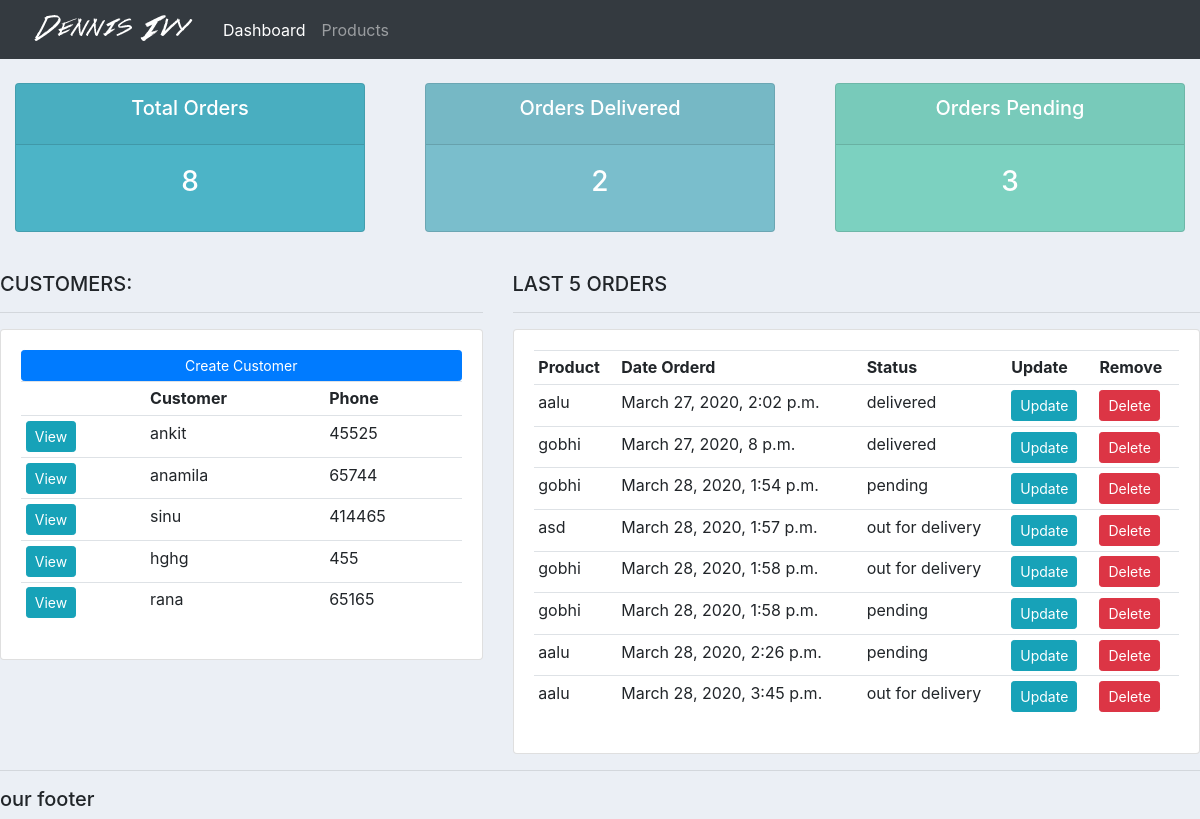
The page / on the database its author committed.
### accounts/models.py (models this page shows, shortened)
class Customer(models.Model):
    name = models.CharField(max_length=200,null=True)
    phone = models.CharField(max_length=200,null=True)
    emil = models.CharField(max_length=200,null=True)
    date_created = models.DateTimeField(auto_now_add=True,null=True)

class Order(models.Model):
    STATUS=(
        ('pending', 'pending'),
        ('out for delivery', 'out for delivery'),
        ('delivered', 'delivered'),
    )
    customer = models.ForeignKey(Customer,null=True,on_delete=models.SET_NULL)
    product = models.ForeignKey(Product,null=True,on_delete=models.SET_NULL)
    date_ctreated = models.DateTimeField(auto_now_add=True, null=True)
    status = models.CharField(max_length=200,null=True,choices=STATUS)

class Product(models.Model):
    CATEGORY=(
        ('indoor', 'indoor'),
        ('out door', 'out door'),
    )
    name = models.CharField(max_length=200,null=True)
    price = models.FloatField(null=True)
    category = models.CharField(max_length=200,null=True,choices=CATEGORY)
    description = models.CharField(max_length=200,null=True)
    date_created = models.DateTimeField(auto_now_add=True,null=True)
    tags = models.ManyToManyField(Tag)
    def __str__(self):
        return self.name

### accounts/views.py (the view)
# urls.py: path("",views.home,name='home'),
def home(request):
    customers = Customer.objects.all()
    orders = Order.objects.all()
    total_customers = customers.count()
    total_orders = orders.count()
    delivered = orders.filter(status='delivered').count()
    pending = orders.filter(status='pending').count()
    context = {'customers':customers,'orders':orders,'total_orders':total_orders,'delivered':delivered,'pending':pending}
    return render(request,"accounts/dashboard.html",context)

### accounts/templates/accounts/dashboard.html
{%  extends 'accounts/main.html' %}
{% block content %}
{%  include 'accounts/status.html' %}
<br>
<div class="row">
	<div class="col-md-5">
		<h5>CUSTOMERS:</h5>
		<hr>
		<div class="card card-body">
			<a class="btn btn-primary  btn-sm btn-block" href="">Create Customer</a>
			<table class="table table-sm">
				<tr>
					<th></th>
					<th>Customer</th>
					<th>Phone</th>
				</tr>
				{% for customer in customers %}
					<tr>
						<td><a class="btn btn-sm btn-info" href="{% url 'customer' customer.id %}">View</a></td>
						<td>{{customer.name}}</td>
						<td>{{customer.phone}}</td>
					</tr>
				{% endfor %}
			</table>
		</div>
	</div>
	<div class="col-md-7">
		<h5>LAST 5 ORDERS</h5>
		<hr>
		<div class="card card-body">
			<table class="table table-sm">
				<tr>
					<th>Product</th>
					<th>Date Orderd</th>
					<th>Status</th>
					<th>Update</th>
					<th>Remove</th>
				</tr>
				{% for order in orders %}
					<tr>
						<td>{{order.product}}</td>
						<td>{{order.date_ctreated}}</td>
						<td>{{order.status}}</td>
						<td><a class="btn btn-sm btn-info" href="{% url 'update_order' order.id %}">Update</a></td>
						<td><a class="btn btn-sm btn-danger" href="{% url 'delete_order' order.id %}">Delete</a></td>
					</tr>
				{% endfor %}
			</table>
		</div>
	</div>
</div>
{% endblock %}

### accounts/templates/accounts/main.html (shortened to what this page needs)
{% load static %}
<!DOCTYPE html>
<html>
<head>
    <link rel="stylesheet" href="https://stackpath.bootstrapcdn.com/bootstrap/4.4.1/css/bootstrap.min.css">
    <link rel="stylesheet" type="text/css" href="{% static 'css/main.css' %}">
</head>
<body>
    {% include 'accounts/navbar.html' %}
    {% block content %}
    {% endblock content %}
    <hr>
    <h5> our footer</h5>
</body>
</html>

### accounts/templates/accounts/navbar.html (shortened to what this page needs)
{% load static %}
<nav class="navbar navbar-expand-lg navbar-dark bg-dark">
    <image src="{% static 'images/logo.png' %}">
        <div class="collapse navbar-collapse" id="navbarNav">
            <ul class="navbar-nav">
                <li class="nav-item active">
                    <a class="nav-link" href="{% url 'home' %}">Dashboard</a>
                </li>
                <li class="nav-item">
                    <a class="nav-link" href="{% url 'products' %}">Products</a>
                </li>
            </ul>
        </div>
</nav>

### accounts/templates/accounts/status.html
<br>
<div class="row">
    <div class="col">
        <div class="col-md">
            <div class="card text-center text-white  mb-3" id="total-orders">
                <div class="card-header">
                    <h5 class="card-title">Total Orders</h5>
                </div>
                <div class="card-body">
                    <h3 class="card-title">{{ total_orders }}</h3>
                </div>
            </div>
        </div>
    </div>
    <div class="col">
        <div class="col-md">
            <div class="card text-center text-white  mb-3" id="orders-delivered">
                <div class="card-header">
                    <h5 class="card-title">Orders Delivered</h5>
                </div>
                <div class="card-body">
                    <h3 class="card-title">{{ delivered }}</h3>
                </div>
            </div>
        </div>
    </div>
    <div class="col">
        <div class="col-md">
            <div class="card text-center text-white  mb-3" id="orders-pending">
                <div class="card-header">
                    <h5 class="card-title">Orders Pending</h5>
                </div>
                <div class="card-body">
                    <h3 class="card-title">{{ pending }}</h3>
                </div>
            </div>
        </div>
    </div>
</div>

### static/css/main.css (style rules this page uses)
body { background-color: #ebeff5; }
#total-orders { background-color: #4cb4c7; }
#orders-delivered { background-color: #7abecc; }
#orders-pending { background-color: #7CD1C0; }

### rows shown on the page
Customer: name "ankit", phone "45525"
Customer: name "anamila", phone "65744"
Customer: name "sinu", phone "414465"
Customer: name "hghg", phone "455"
Customer: name "rana", phone "65165"
Order: product "aalu", date_ctreated "March 27, 2020, 2:02 p.m.", status "delivered"
Order: product "gobhi", date_ctreated "March 27, 2020, 8 p.m.", status "delivered"
Order: product "gobhi", date_ctreated "March 28, 2020, 1:54 p.m.", status "pending"
Order: product "asd", date_ctreated "March 28, 2020, 1:57 p.m.", status "out for delivery"
Order: product "gobhi", date_ctreated "March 28, 2020, 1:58 p.m.", status "out for delivery"
Order: product "gobhi", date_ctreated "March 28, 2020, 1:58 p.m.", status "pending"
Order: product "aalu", date_ctreated "March 28, 2020, 2:26 p.m.", status "pending"
Order: product "aalu", date_ctreated "March 28, 2020, 3:45 p.m.", status "out for delivery"

### other values the page prints
{{ total_orders }} "8"
{{ delivered }} "2"
{{ pending }} "3"
